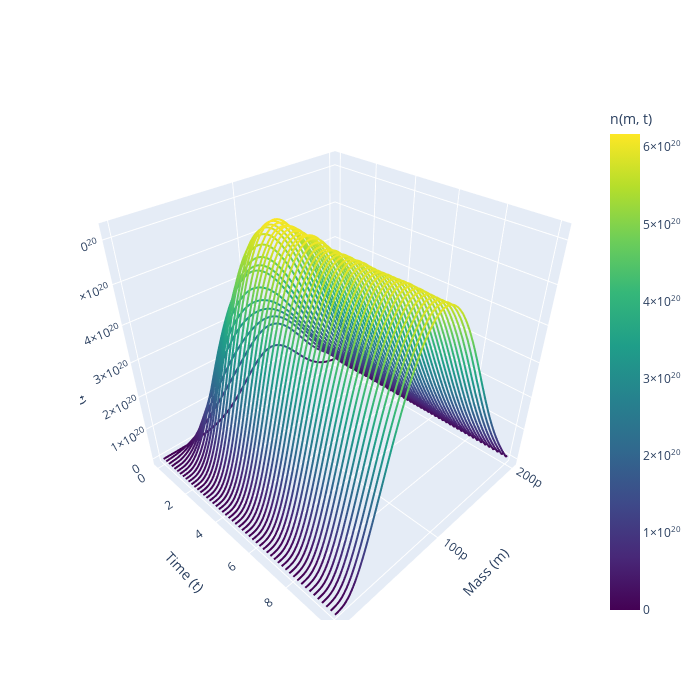

Source (notebook cell):
### Code cell
plt.plot(X_estimates[-1,:-1])
helper.plot_spaghetti(m,t_eval,X_estimates[:,:-1].T.numpy())
